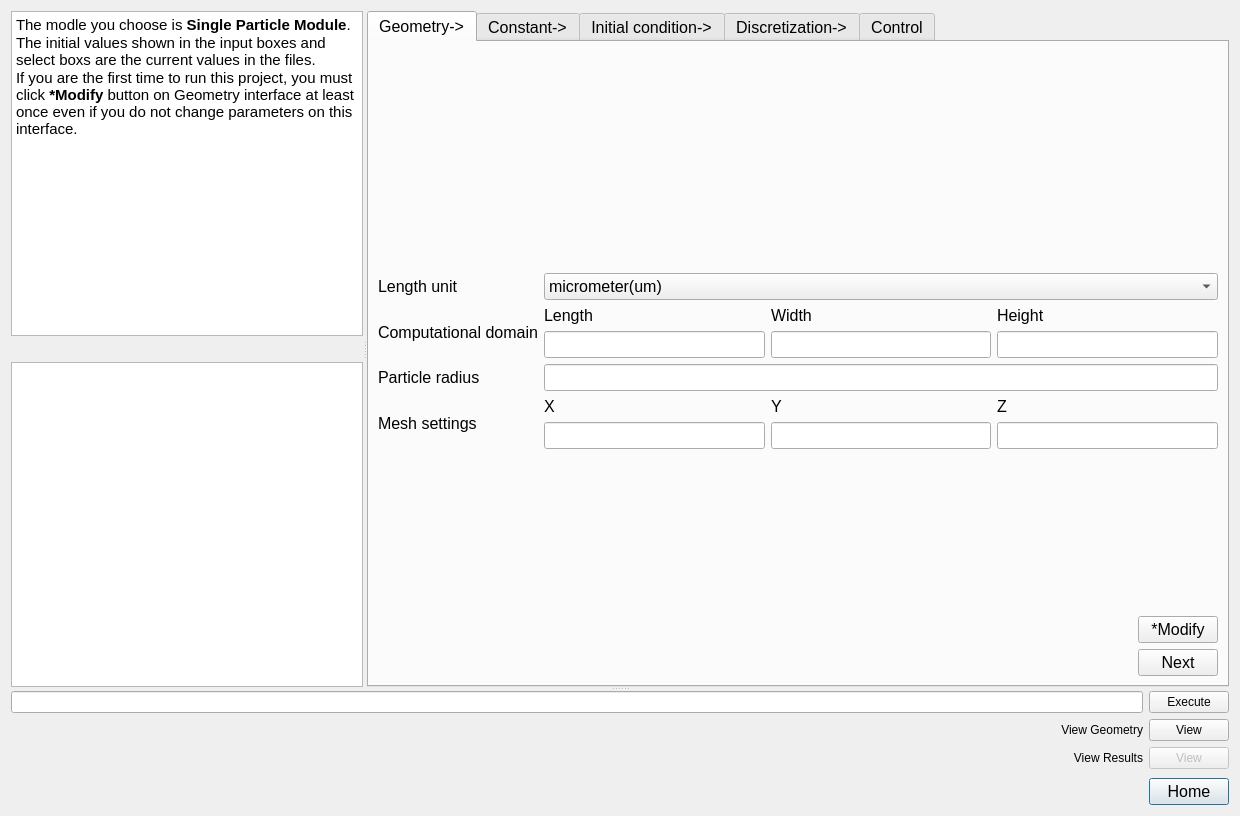
<?xml version="1.0" encoding="UTF-8"?>
<ui version="4.0">
 <class>CarbonInterface</class>
 <widget class="QDialog" name="CarbonInterface">
  <property name="geometry">
   <rect>
    <x>0</x>
    <y>0</y>
    <width>1240</width>
    <height>816</height>
   </rect>
  </property>
  <property name="windowTitle">
   <string>Dialog</string>
  </property>
  <layout class="QGridLayout" name="gridLayout_4">
   <item row="1" column="1">
    <widget class="QPushButton" name="c_back_Button">
     <property name="font">
      <font>
       <pointsize>12</pointsize>
      </font>
     </property>
     <property name="text">
      <string>Home</string>
     </property>
    </widget>
   </item>
   <item row="0" column="0" colspan="2">
    <widget class="QSplitter" name="splitter_2">
     <property name="orientation">
      <enum>Qt::Vertical</enum>
     </property>
     <widget class="QSplitter" name="splitter">
      <property name="orientation">
       <enum>Qt::Horizontal</enum>
      </property>
      <widget class="QWidget" name="gridLayoutWidget_2">
       <layout class="QGridLayout" name="gridLayout_2">
        <item row="2" column="0">
         <widget class="QTextEdit" name="terminal_output_window"/>
        </item>
        <item row="0" column="0">
         <widget class="QTextBrowser" name="textBrowser">
          <property name="html">
           <string>&lt;!DOCTYPE HTML PUBLIC &quot;-//W3C//DTD HTML 4.0//EN&quot; &quot;http://www.w3.org/TR/REC-html40/strict.dtd&quot;&gt;
&lt;html&gt;&lt;head&gt;&lt;meta name=&quot;qrichtext&quot; content=&quot;1&quot; /&gt;&lt;meta charset=&quot;utf-8&quot; /&gt;&lt;style type=&quot;text/css&quot;&gt;
p, li { white-space: pre-wrap; }
hr { height: 1px; border-width: 0; }
li.unchecked::marker { content: &quot;\2610&quot;; }
li.checked::marker { content: &quot;\2612&quot;; }
&lt;/style&gt;&lt;/head&gt;&lt;body style=&quot; font-family:'Ubuntu'; font-size:11pt; font-weight:400; font-style:normal;&quot;&gt;
&lt;p style=&quot; margin-top:0px; margin-bottom:0px; margin-left:0px; margin-right:0px; -qt-block-indent:0; text-indent:0px;&quot;&gt;The modle you choose is &lt;span style=&quot; font-weight:600;&quot;&gt;Single Particle Module&lt;/span&gt;. &lt;/p&gt;
&lt;p style=&quot; margin-top:0px; margin-bottom:0px; margin-left:0px; margin-right:0px; -qt-block-indent:0; text-indent:0px;&quot;&gt;The initial values shown in the input boxes and select boxs are the current values in the files.&lt;/p&gt;
&lt;p style=&quot; margin-top:0px; margin-bottom:0px; margin-left:0px; margin-right:0px; -qt-block-indent:0; text-indent:0px;&quot;&gt;If you are the first time to run this project, you must click &lt;span style=&quot; font-weight:600;&quot;&gt;*Modify&lt;/span&gt; button on Geometry interface at least once even if you do not change parameters on this interface. &lt;/p&gt;&lt;/body&gt;&lt;/html&gt;</string>
          </property>
         </widget>
        </item>
        <item row="1" column="0">
         <widget class="QLabel" name="label_31">
          <property name="maximumSize">
           <size>
            <width>450</width>
            <height>250</height>
           </size>
          </property>
          <property name="text">
           <string/>
          </property>
          <property name="pixmap">
           <pixmap resource="resource.qrc">:/resources/img/SPM.jpg</pixmap>
          </property>
          <property name="scaledContents">
           <bool>true</bool>
          </property>
         </widget>
        </item>
       </layout>
      </widget>
      <widget class="QWidget" name="gridLayoutWidget">
       <layout class="QGridLayout" name="gridLayout">
        <item row="0" column="1">
         <widget class="QTabWidget" name="tabWidget">
          <property name="font">
           <font>
            <pointsize>12</pointsize>
           </font>
          </property>
          <property name="tabPosition">
           <enum>QTabWidget::North</enum>
          </property>
          <property name="currentIndex">
           <number>0</number>
          </property>
          <widget class="QWidget" name="tab">
           <attribute name="title">
            <string>Geometry-&gt;</string>
           </attribute>
           <layout class="QGridLayout" name="gridLayout_9">
            <item row="2" column="0">
             <layout class="QGridLayout" name="gridLayout_8">
              <item row="1" column="0">
               <spacer name="horizontalSpacer_2">
                <property name="orientation">
                 <enum>Qt::Horizontal</enum>
                </property>
                <property name="sizeHint" stdset="0">
                 <size>
                  <width>40</width>
                  <height>20</height>
                 </size>
                </property>
               </spacer>
              </item>
              <item row="2" column="1">
               <widget class="QPushButton" name="run_geometry_button">
                <property name="text">
                 <string>Next</string>
                </property>
               </widget>
              </item>
              <item row="1" column="1">
               <widget class="QPushButton" name="change_geometry_button">
                <property name="text">
                 <string>*Modify</string>
                </property>
               </widget>
              </item>
              <item row="0" column="0">
               <spacer name="verticalSpacer">
                <property name="orientation">
                 <enum>Qt::Vertical</enum>
                </property>
                <property name="sizeHint" stdset="0">
                 <size>
                  <width>20</width>
                  <height>40</height>
                 </size>
                </property>
               </spacer>
              </item>
             </layout>
            </item>
            <item row="1" column="0">
             <layout class="QGridLayout" name="gridLayout_5">
              <item row="0" column="0">
               <widget class="QLabel" name="label">
                <property name="text">
                 <string>Length unit</string>
                </property>
               </widget>
              </item>
              <item row="1" column="0">
               <widget class="QLabel" name="label_2">
                <property name="text">
                 <string>Computational domain</string>
                </property>
               </widget>
              </item>
              <item row="2" column="0">
               <widget class="QLabel" name="label_6">
                <property name="text">
                 <string>Particle radius</string>
                </property>
               </widget>
              </item>
              <item row="2" column="1">
               <widget class="QLineEdit" name="radius_lineEdit"/>
              </item>
              <item row="0" column="1">
               <widget class="QComboBox" name="unit_select_box">
                <item>
                 <property name="text">
                  <string>micrometer(um)</string>
                 </property>
                </item>
                <item>
                 <property name="text">
                  <string>millimeter(mm)</string>
                 </property>
                </item>
                <item>
                 <property name="text">
                  <string>meter(m)</string>
                 </property>
                </item>
               </widget>
              </item>
              <item row="1" column="1">
               <layout class="QGridLayout" name="gridLayout_6">
                <item row="0" column="0">
                 <widget class="QLabel" name="label_3">
                  <property name="text">
                   <string>Length</string>
                  </property>
                 </widget>
                </item>
                <item row="1" column="1">
                 <widget class="QLineEdit" name="width_lineEdit"/>
                </item>
                <item row="0" column="1">
                 <widget class="QLabel" name="label_4">
                  <property name="text">
                   <string>Width</string>
                  </property>
                 </widget>
                </item>
                <item row="1" column="0">
                 <widget class="QLineEdit" name="length_lineEdit"/>
                </item>
                <item row="0" column="2">
                 <widget class="QLabel" name="label_5">
                  <property name="text">
                   <string>Height</string>
                  </property>
                 </widget>
                </item>
                <item row="1" column="2">
                 <widget class="QLineEdit" name="height_lineEdit"/>
                </item>
               </layout>
              </item>
              <item row="3" column="0">
               <widget class="QLabel" name="label_7">
                <property name="text">
                 <string>Mesh settings</string>
                </property>
               </widget>
              </item>
              <item row="3" column="1">
               <layout class="QGridLayout" name="gridLayout_7">
                <item row="0" column="1">
                 <widget class="QLabel" name="label_9">
                  <property name="text">
                   <string>Y</string>
                  </property>
                 </widget>
                </item>
                <item row="1" column="0">
                 <widget class="QLineEdit" name="x_divide_lineEdit"/>
                </item>
                <item row="0" column="0">
                 <widget class="QLabel" name="label_8">
                  <property name="text">
                   <string>X</string>
                  </property>
                 </widget>
                </item>
                <item row="1" column="1">
                 <widget class="QLineEdit" name="y_divide_lineEdit"/>
                </item>
                <item row="0" column="2">
                 <widget class="QLabel" name="label_10">
                  <property name="text">
                   <string>Z</string>
                  </property>
                 </widget>
                </item>
                <item row="1" column="2">
                 <widget class="QLineEdit" name="z_divide_lineEdit"/>
                </item>
               </layout>
              </item>
             </layout>
            </item>
            <item row="0" column="0">
             <spacer name="verticalSpacer_10">
              <property name="orientation">
               <enum>Qt::Vertical</enum>
              </property>
              <property name="sizeHint" stdset="0">
               <size>
                <width>20</width>
                <height>40</height>
               </size>
              </property>
             </spacer>
            </item>
           </layout>
          </widget>
          <widget class="QWidget" name="tab_2">
           <attribute name="title">
            <string>Constant-&gt;</string>
           </attribute>
           <layout class="QGridLayout" name="gridLayout_13">
            <item row="3" column="0">
             <layout class="QGridLayout" name="gridLayout_11">
              <item row="2" column="1">
               <widget class="QPushButton" name="run_constant_button">
                <property name="text">
                 <string>Next</string>
                </property>
               </widget>
              </item>
              <item row="0" column="1">
               <widget class="QPushButton" name="help_constant_button">
                <property name="text">
                 <string>Help</string>
                </property>
               </widget>
              </item>
              <item row="1" column="1">
               <widget class="QPushButton" name="change_constant_button">
                <property name="text">
                 <string>Modify</string>
                </property>
               </widget>
              </item>
              <item row="1" column="0">
               <spacer name="horizontalSpacer_3">
                <property name="orientation">
                 <enum>Qt::Horizontal</enum>
                </property>
                <property name="sizeHint" stdset="0">
                 <size>
                  <width>40</width>
                  <height>20</height>
                 </size>
                </property>
               </spacer>
              </item>
             </layout>
            </item>
            <item row="2" column="0">
             <spacer name="verticalSpacer_2">
              <property name="orientation">
               <enum>Qt::Vertical</enum>
              </property>
              <property name="sizeHint" stdset="0">
               <size>
                <width>20</width>
                <height>40</height>
               </size>
              </property>
             </spacer>
            </item>
            <item row="1" column="0">
             <layout class="QGridLayout" name="gridLayout_10">
              <item row="0" column="1">
               <widget class="QLabel" name="label_17">
                <property name="font">
                 <font>
                  <pointsize>12</pointsize>
                 </font>
                </property>
                <property name="text">
                 <string>&lt;html&gt;&lt;head/&gt;&lt;body&gt;&lt;p&gt;alpha&lt;span style=&quot; vertical-align:sub;&quot;&gt;A&lt;/span&gt;&lt;/p&gt;&lt;/body&gt;&lt;/html&gt;</string>
                </property>
               </widget>
              </item>
              <item row="7" column="1">
               <widget class="QLineEdit" name="I_lineEdit"/>
              </item>
              <item row="7" column="0">
               <widget class="QLineEdit" name="R_lineEdit"/>
              </item>
              <item row="5" column="0">
               <widget class="QLineEdit" name="KReact_lineEdit"/>
              </item>
              <item row="0" column="0">
               <widget class="QLabel" name="label_11">
                <property name="font">
                 <font>
                  <pointsize>12</pointsize>
                 </font>
                </property>
                <property name="text">
                 <string>&lt;html&gt;&lt;head/&gt;&lt;body&gt;&lt;p&gt;D&lt;span style=&quot; vertical-align:sub;&quot;&gt;s&lt;/span&gt; value(m&lt;span style=&quot; vertical-align:super;&quot;&gt;2&lt;/span&gt;/s)&lt;/p&gt;&lt;/body&gt;&lt;/html&gt;</string>
                </property>
               </widget>
              </item>
              <item row="1" column="1">
               <widget class="QLineEdit" name="alphaA_lineEdit"/>
              </item>
              <item row="9" column="0">
               <widget class="QLineEdit" name="F_lineEdit"/>
              </item>
              <item row="4" column="1">
               <widget class="QLabel" name="label_19">
                <property name="font">
                 <font>
                  <pointsize>12</pointsize>
                 </font>
                </property>
                <property name="text">
                 <string>T(K)</string>
                </property>
               </widget>
              </item>
              <item row="3" column="1">
               <widget class="QLineEdit" name="alphaC_lineEdit"/>
              </item>
              <item row="4" column="0">
               <widget class="QLabel" name="label_13">
                <property name="font">
                 <font>
                  <pointsize>12</pointsize>
                 </font>
                </property>
                <property name="text">
                 <string>&lt;html&gt;&lt;head/&gt;&lt;body&gt;&lt;p&gt;K&lt;span style=&quot; vertical-align:sub;&quot;&gt;react&lt;/span&gt;(m&lt;span style=&quot; vertical-align:super;&quot;&gt;2.5&lt;/span&gt;/(mol&lt;span style=&quot; vertical-align:super;&quot;&gt;0.5&lt;/span&gt;s))&lt;/p&gt;&lt;/body&gt;&lt;/html&gt;</string>
                </property>
               </widget>
              </item>
              <item row="2" column="0">
               <widget class="QLabel" name="label_12">
                <property name="font">
                 <font>
                  <pointsize>12</pointsize>
                 </font>
                </property>
                <property name="text">
                 <string>&lt;html&gt;&lt;head/&gt;&lt;body&gt;&lt;p&gt;C&lt;span style=&quot; vertical-align:sub;&quot;&gt;s&lt;/span&gt; max(mol/m&lt;span style=&quot; vertical-align:super;&quot;&gt;3&lt;/span&gt;)&lt;/p&gt;&lt;/body&gt;&lt;/html&gt;</string>
                </property>
               </widget>
              </item>
              <item row="3" column="0">
               <widget class="QLineEdit" name="CS_lineEdit"/>
              </item>
              <item row="11" column="1">
               <layout class="QGridLayout" name="gridLayout_12">
                <item row="0" column="0" rowspan="2">
                 <widget class="QGroupBox" name="groupBox">
                  <property name="title">
                   <string>Material</string>
                  </property>
                  <layout class="QGridLayout" name="gridLayout_23">
                   <item row="1" column="0">
                    <widget class="QRadioButton" name="select_carbon">
                     <property name="text">
                      <string>Graphite</string>
                     </property>
                    </widget>
                   </item>
                   <item row="0" column="0">
                    <widget class="QRadioButton" name="select_silicon">
                     <property name="text">
                      <string>Silicon</string>
                     </property>
                    </widget>
                   </item>
                  </layout>
                 </widget>
                </item>
               </layout>
              </item>
              <item row="8" column="0">
               <widget class="QLabel" name="label_15">
                <property name="font">
                 <font>
                  <pointsize>12</pointsize>
                 </font>
                </property>
                <property name="text">
                 <string>F(C/mol)</string>
                </property>
               </widget>
              </item>
              <item row="6" column="0">
               <widget class="QLabel" name="label_14">
                <property name="font">
                 <font>
                  <pointsize>12</pointsize>
                 </font>
                </property>
                <property name="text">
                 <string>R(J/(mol*K))</string>
                </property>
               </widget>
              </item>
              <item row="9" column="1">
               <widget class="QRadioButton" name="select_discharge">
                <property name="text">
                 <string>Discharge</string>
                </property>
               </widget>
              </item>
              <item row="11" column="0">
               <widget class="QLineEdit" name="Ce_lineEdit"/>
              </item>
              <item row="8" column="1">
               <widget class="QRadioButton" name="select_charge">
                <property name="text">
                 <string>Charge</string>
                </property>
               </widget>
              </item>
              <item row="5" column="1">
               <widget class="QLineEdit" name="Temp_lineEdit"/>
              </item>
              <item row="1" column="0">
               <widget class="QLineEdit" name="DS_lineEdit"/>
              </item>
              <item row="2" column="1">
               <widget class="QLabel" name="label_18">
                <property name="font">
                 <font>
                  <pointsize>12</pointsize>
                 </font>
                </property>
                <property name="text">
                 <string>alpha&lt;sub&gt;C&lt;/sub&gt;</string>
                </property>
               </widget>
              </item>
              <item row="6" column="1">
               <widget class="QLabel" name="label_20">
                <property name="font">
                 <font>
                  <pointsize>12</pointsize>
                 </font>
                </property>
                <property name="text">
                 <string>&lt;html&gt;&lt;head/&gt;&lt;body&gt;&lt;p&gt;I&lt;span style=&quot; vertical-align:sub;&quot;&gt;app&lt;/span&gt;(A/m&lt;span style=&quot; vertical-align:super;&quot;&gt;2&lt;/span&gt;)&lt;/p&gt;&lt;/body&gt;&lt;/html&gt;</string>
                </property>
               </widget>
              </item>
              <item row="10" column="0">
               <widget class="QLabel" name="label_16">
                <property name="font">
                 <font>
                  <pointsize>12</pointsize>
                 </font>
                </property>
                <property name="text">
                 <string>&lt;html&gt;&lt;head/&gt;&lt;body&gt;&lt;p&gt;C&lt;span style=&quot; vertical-align:sub;&quot;&gt;e&lt;/span&gt;(mol/m&lt;span style=&quot; vertical-align:super;&quot;&gt;3&lt;/span&gt;)&lt;/p&gt;&lt;/body&gt;&lt;/html&gt;</string>
                </property>
               </widget>
              </item>
             </layout>
            </item>
            <item row="0" column="0">
             <spacer name="verticalSpacer_9">
              <property name="orientation">
               <enum>Qt::Vertical</enum>
              </property>
              <property name="sizeHint" stdset="0">
               <size>
                <width>20</width>
                <height>40</height>
               </size>
              </property>
             </spacer>
            </item>
           </layout>
          </widget>
          <widget class="QWidget" name="tab_3">
           <attribute name="title">
            <string>Initial condition-&gt;</string>
           </attribute>
           <layout class="QGridLayout" name="gridLayout_16">
            <item row="2" column="1">
             <spacer name="verticalSpacer_3">
              <property name="orientation">
               <enum>Qt::Vertical</enum>
              </property>
              <property name="sizeHint" stdset="0">
               <size>
                <width>20</width>
                <height>40</height>
               </size>
              </property>
             </spacer>
            </item>
            <item row="3" column="1">
             <layout class="QGridLayout" name="gridLayout_15">
              <item row="1" column="1">
               <widget class="QPushButton" name="run_boundary_button">
                <property name="text">
                 <string>Next</string>
                </property>
               </widget>
              </item>
              <item row="0" column="1">
               <widget class="QPushButton" name="change_boundary_button">
                <property name="text">
                 <string>Modify</string>
                </property>
               </widget>
              </item>
              <item row="0" column="0">
               <spacer name="horizontalSpacer_4">
                <property name="orientation">
                 <enum>Qt::Horizontal</enum>
                </property>
                <property name="sizeHint" stdset="0">
                 <size>
                  <width>40</width>
                  <height>20</height>
                 </size>
                </property>
               </spacer>
              </item>
             </layout>
            </item>
            <item row="1" column="1">
             <layout class="QGridLayout" name="gridLayout_14">
              <item row="0" column="0">
               <widget class="QLabel" name="label_21">
                <property name="font">
                 <font>
                  <pointsize>12</pointsize>
                 </font>
                </property>
                <property name="text">
                 <string>&lt;html&gt;&lt;head/&gt;&lt;body&gt;&lt;p&gt;Initial electrode Li concentration(mol/m&lt;span style=&quot; vertical-align:super;&quot;&gt;3&lt;/span&gt;)&lt;/p&gt;&lt;/body&gt;&lt;/html&gt;</string>
                </property>
               </widget>
              </item>
              <item row="0" column="1">
               <widget class="QLineEdit" name="initial_cs_lineEdit"/>
              </item>
             </layout>
            </item>
            <item row="0" column="1">
             <spacer name="verticalSpacer_6">
              <property name="orientation">
               <enum>Qt::Vertical</enum>
              </property>
              <property name="sizeHint" stdset="0">
               <size>
                <width>20</width>
                <height>40</height>
               </size>
              </property>
             </spacer>
            </item>
           </layout>
          </widget>
          <widget class="QWidget" name="tab_4">
           <attribute name="title">
            <string>Discretization-&gt;</string>
           </attribute>
           <layout class="QGridLayout" name="gridLayout_19">
            <item row="2" column="0">
             <layout class="QGridLayout" name="gridLayout_17">
              <item row="1" column="1">
               <widget class="QPushButton" name="change_function_button">
                <property name="text">
                 <string>Modify</string>
                </property>
               </widget>
              </item>
              <item row="2" column="1">
               <widget class="QPushButton" name="run_function_button">
                <property name="text">
                 <string>Next</string>
                </property>
               </widget>
              </item>
              <item row="1" column="0">
               <spacer name="horizontalSpacer_5">
                <property name="orientation">
                 <enum>Qt::Horizontal</enum>
                </property>
                <property name="sizeHint" stdset="0">
                 <size>
                  <width>40</width>
                  <height>20</height>
                 </size>
                </property>
               </spacer>
              </item>
              <item row="0" column="0">
               <spacer name="verticalSpacer_4">
                <property name="orientation">
                 <enum>Qt::Vertical</enum>
                </property>
                <property name="sizeHint" stdset="0">
                 <size>
                  <width>20</width>
                  <height>40</height>
                 </size>
                </property>
               </spacer>
              </item>
             </layout>
            </item>
            <item row="1" column="0">
             <layout class="QGridLayout" name="gridLayout_18">
              <item row="0" column="1">
               <widget class="QComboBox" name="derivative_comboBox">
                <item>
                 <property name="text">
                  <string>Euler</string>
                 </property>
                </item>
                <item>
                 <property name="text">
                  <string>backward</string>
                 </property>
                </item>
                <item>
                 <property name="text">
                  <string>localEuler</string>
                 </property>
                </item>
                <item>
                 <property name="text">
                  <string>steadyState</string>
                 </property>
                </item>
                <item>
                 <property name="text">
                  <string>none</string>
                 </property>
                </item>
               </widget>
              </item>
              <item row="2" column="1">
               <widget class="QComboBox" name="divergence_comboBox">
                <item>
                 <property name="text">
                  <string>bounded Gauss upwind</string>
                 </property>
                </item>
                <item>
                 <property name="text">
                  <string>none</string>
                 </property>
                </item>
               </widget>
              </item>
              <item row="3" column="0">
               <widget class="QLabel" name="label_25">
                <property name="font">
                 <font>
                  <pointsize>12</pointsize>
                 </font>
                </property>
                <property name="text">
                 <string>Laplacian</string>
                </property>
               </widget>
              </item>
              <item row="1" column="0">
               <widget class="QLabel" name="label_23">
                <property name="font">
                 <font>
                  <pointsize>12</pointsize>
                 </font>
                </property>
                <property name="text">
                 <string>Gardient</string>
                </property>
               </widget>
              </item>
              <item row="2" column="0">
               <widget class="QLabel" name="label_24">
                <property name="font">
                 <font>
                  <pointsize>12</pointsize>
                 </font>
                </property>
                <property name="text">
                 <string>Divergence</string>
                </property>
               </widget>
              </item>
              <item row="3" column="1">
               <widget class="QComboBox" name="laplacian_comboBox">
                <item>
                 <property name="text">
                  <string>Gauss linear uncorrected</string>
                 </property>
                </item>
                <item>
                 <property name="text">
                  <string>Gauss linear corrected</string>
                 </property>
                </item>
                <item>
                 <property name="text">
                  <string>Gauss linear orthogonal</string>
                 </property>
                </item>
                <item>
                 <property name="text">
                  <string>none</string>
                 </property>
                </item>
               </widget>
              </item>
              <item row="1" column="1">
               <widget class="QComboBox" name="gardient_comboBox">
                <item>
                 <property name="text">
                  <string>Gauss linear</string>
                 </property>
                </item>
                <item>
                 <property name="text">
                  <string>Gauss cubic</string>
                 </property>
                </item>
                <item>
                 <property name="text">
                  <string>leastSquares</string>
                 </property>
                </item>
                <item>
                 <property name="text">
                  <string>none</string>
                 </property>
                </item>
               </widget>
              </item>
              <item row="0" column="0">
               <widget class="QLabel" name="label_22">
                <property name="font">
                 <font>
                  <pointsize>12</pointsize>
                 </font>
                </property>
                <property name="text">
                 <string>Time derivative ddt</string>
                </property>
               </widget>
              </item>
              <item row="4" column="0">
               <widget class="QLabel" name="label_26">
                <property name="text">
                 <string>Interpolation</string>
                </property>
               </widget>
              </item>
              <item row="4" column="1">
               <widget class="QComboBox" name="interpolation_comboBox">
                <item>
                 <property name="text">
                  <string>linear</string>
                 </property>
                </item>
                <item>
                 <property name="text">
                  <string>cubic</string>
                 </property>
                </item>
                <item>
                 <property name="text">
                  <string>none</string>
                 </property>
                </item>
               </widget>
              </item>
             </layout>
            </item>
            <item row="0" column="0">
             <spacer name="verticalSpacer_7">
              <property name="orientation">
               <enum>Qt::Vertical</enum>
              </property>
              <property name="sizeHint" stdset="0">
               <size>
                <width>20</width>
                <height>40</height>
               </size>
              </property>
             </spacer>
            </item>
           </layout>
          </widget>
          <widget class="QWidget" name="tab_5">
           <attribute name="title">
            <string>Control</string>
           </attribute>
           <layout class="QGridLayout" name="gridLayout_22">
            <item row="3" column="0">
             <layout class="QGridLayout" name="gridLayout_20">
              <item row="0" column="0">
               <spacer name="horizontalSpacer_6">
                <property name="orientation">
                 <enum>Qt::Horizontal</enum>
                </property>
                <property name="sizeHint" stdset="0">
                 <size>
                  <width>40</width>
                  <height>20</height>
                 </size>
                </property>
               </spacer>
              </item>
              <item row="0" column="1">
               <widget class="QPushButton" name="change_control_button">
                <property name="text">
                 <string>Modify</string>
                </property>
               </widget>
              </item>
              <item row="1" column="1">
               <widget class="QPushButton" name="run_button">
                <property name="text">
                 <string>Run/Resume</string>
                </property>
               </widget>
              </item>
              <item row="2" column="1">
               <widget class="QPushButton" name="pause_run_button">
                <property name="text">
                 <string>Pause</string>
                </property>
               </widget>
              </item>
             </layout>
            </item>
            <item row="2" column="0">
             <spacer name="verticalSpacer_5">
              <property name="orientation">
               <enum>Qt::Vertical</enum>
              </property>
              <property name="sizeHint" stdset="0">
               <size>
                <width>20</width>
                <height>40</height>
               </size>
              </property>
             </spacer>
            </item>
            <item row="1" column="0">
             <layout class="QGridLayout" name="gridLayout_21">
              <item row="2" column="0">
               <widget class="QLabel" name="label_29">
                <property name="text">
                 <string>Timestep(s)</string>
                </property>
               </widget>
              </item>
              <item row="0" column="1">
               <widget class="QLineEdit" name="tolerance_lineEdit"/>
              </item>
              <item row="1" column="0">
               <widget class="QLabel" name="label_28">
                <property name="text">
                 <string>Endtime(s)</string>
                </property>
               </widget>
              </item>
              <item row="1" column="1">
               <widget class="QLineEdit" name="endtime_lineEdit"/>
              </item>
              <item row="2" column="1">
               <widget class="QLineEdit" name="timestep_lineEdit"/>
              </item>
              <item row="0" column="0">
               <widget class="QLabel" name="label_27">
                <property name="text">
                 <string>Tolerance</string>
                </property>
               </widget>
              </item>
              <item row="3" column="0">
               <widget class="QLabel" name="label_30">
                <property name="text">
                 <string>Write interval(No. of timesteps)</string>
                </property>
               </widget>
              </item>
              <item row="3" column="1">
               <widget class="QLineEdit" name="interval_lineEdit"/>
              </item>
             </layout>
            </item>
            <item row="0" column="0">
             <spacer name="verticalSpacer_8">
              <property name="orientation">
               <enum>Qt::Vertical</enum>
              </property>
              <property name="sizeHint" stdset="0">
               <size>
                <width>20</width>
                <height>40</height>
               </size>
              </property>
             </spacer>
            </item>
           </layout>
          </widget>
         </widget>
        </item>
       </layout>
      </widget>
     </widget>
     <widget class="QWidget" name="gridLayoutWidget_3">
      <layout class="QGridLayout" name="gridLayout_3">
       <item row="2" column="1">
        <widget class="QPushButton" name="view_result_button">
         <property name="enabled">
          <bool>false</bool>
         </property>
         <property name="text">
          <string>View</string>
         </property>
        </widget>
       </item>
       <item row="1" column="1">
        <widget class="QPushButton" name="open_paraview_Button">
         <property name="text">
          <string>View</string>
         </property>
        </widget>
       </item>
       <item row="0" column="0">
        <widget class="QLineEdit" name="command_input_lineEdit">
         <property name="enabled">
          <bool>true</bool>
         </property>
        </widget>
       </item>
       <item row="0" column="1">
        <widget class="QPushButton" name="pushButton">
         <property name="enabled">
          <bool>true</bool>
         </property>
         <property name="text">
          <string>Execute</string>
         </property>
        </widget>
       </item>
       <item row="1" column="0">
        <widget class="QLabel" name="label_32">
         <property name="text">
          <string>View Geometry</string>
         </property>
         <property name="alignment">
          <set>Qt::AlignRight|Qt::AlignTrailing|Qt::AlignVCenter</set>
         </property>
        </widget>
       </item>
       <item row="2" column="0">
        <widget class="QLabel" name="label_33">
         <property name="text">
          <string>View Results</string>
         </property>
         <property name="alignment">
          <set>Qt::AlignRight|Qt::AlignTrailing|Qt::AlignVCenter</set>
         </property>
        </widget>
       </item>
      </layout>
     </widget>
    </widget>
   </item>
   <item row="1" column="0">
    <spacer name="horizontalSpacer">
     <property name="orientation">
      <enum>Qt::Horizontal</enum>
     </property>
     <property name="sizeHint" stdset="0">
      <size>
       <width>40</width>
       <height>20</height>
      </size>
     </property>
    </spacer>
   </item>
  </layout>
 </widget>
 <resources>
  <include location="resource.qrc"/>
 </resources>
 <connections/>
</ui>
